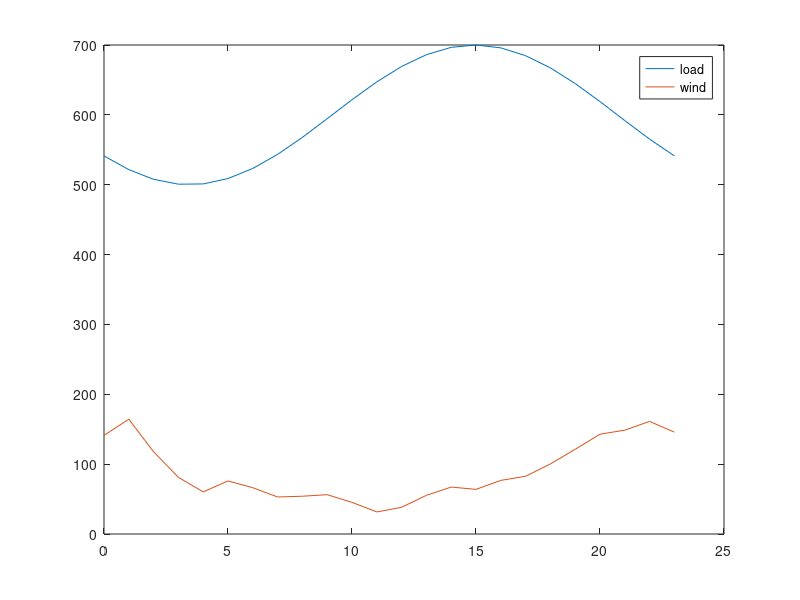

Source code (MATLAB): (Note: this script raises an error after producing the figure.)
clear all

% Runs simulation for the lifetime of the battery

%% Tunables 

life=50400; %this will need to be changed with degradation
Endlife_cap = 0.5;
Starting_cap = 1;
Simu_interval = 720; % one month for degredation interval

ESCap = 20; % MW
ESallowed = 0.8;

k_dollar_coal = 5.00; % dollar/mmbtu, 2014: 2.37, 2017: 2.22
k_dollar_gas = 2.37; % dollar/mmbtu, 2014: 5.00, 2017: 3.67

%emissions factors
k_coal = 206*0.453592; % CO2 kg/mmbtu 
k_gas = 117*0.453592; % CO2 kg/mmbtu 
k_coal_nox = 0.227*0.453592;
k_gas_nox = 0.116*0.453592;
k_coal_so2 = 0.15713*0.453592;
k_gas_so2 = 0.001*0.453592;

k_co2=[k_coal,k_coal,k_gas,k_gas]; % for heavy coal
k_nox=[k_coal_nox,k_coal_nox,k_gas_nox,k_gas_nox]; % for heavy coal
k_so2=[k_coal_so2,k_coal_so2,k_gas_so2,k_gas_so2]; % for heavy coal

k_dollar=[k_dollar_coal,k_dollar_coal,k_dollar_gas,k_dollar_gas]; % for heavy coal

Flag_wind=1; % 0 for no renewables 1 for renewables
Flag_solar=0;
t_vec = [0:23]';
load_profile = 100*sin(linspace(-0.8*pi,1.2*pi,length(t_vec)))+600;

%wind bellow
wind = Flag_wind*[141.1454209 164.3588944 117.67492 81.14462355 60.24906746 75.97386229 66.24155752 53.00033944 54.0897504 56.28039471 45.30936663 31.58459838 38.24235306 55.3985323 67.19698144 63.89313544 76.75370188 82.61862694 100.3076893 121.2392963 142.839525 148.6643123 161.1639311 145.8123442]; % wind
%solar bellow
solar = Flag_solar*[0 0 0 0 0 0 0 0 2.761714555 187.1547077 307.7808614 260.2846929 282.7520984 260.9285882 373.699438 294.5867518 181.2343721 0 0 0 0 0 0 0];

wind_profile=(wind+solar);

figure
plot(t_vec,load_profile,t_vec,wind_profile);
legend('load','wind')
fname = 'C:/filepath';
saveas(gca, fullfile(fname,'load'),'fig');

%%
up_min_vec = [12,12,4,4];
down_min_vec = [12,12,4,4];

alpha_load = 0.03;
alpha_wind = 0.05;

mpc = loadcase('case_yl9bus');
baseMVA = mpc.baseMVA;

% Change line constraints
mpc.branch(:,6) = 1000*ones(size(mpc.branch,1),1);%#of rows,adding one to that and multiplying by 1000 then changing the rateA column to that value

% Change generator limits (ineq, linear)
mpc.gen(1:4,9:10) = [340,136;300,120;80,32;80,32];

%(rows, columns)

%% Calculating coal cost curves
coef_Hunter_3 = [0.0144,21.077,9080,117483];  % Input/output curve, y(1000 Btu/h), x(MW)
x_Hunter = (10:1:100)';
y_Hunter = polyval(coef_Hunter_3,x_Hunter);

coef_Hunter_2 = polyfit(x_Hunter,y_Hunter,2);
y_Hunter_fit = polyval(coef_Hunter_2,x_Hunter);

coef_Hunter_cost = coef_Hunter_2*k_dollar_coal*10^(-3);
cost_Hunter = polyval(coef_Hunter_cost,x_Hunter);

Hunter_max = 100;

g1_max=mpc.gen(1,9);
g2_max=mpc.gen(2,9);

g1_ratio=g1_max/Hunter_max;
g2_ratio=g2_max/Hunter_max;

g1_cost=[coef_Hunter_cost(1)/g1_ratio,coef_Hunter_cost(2),coef_Hunter_cost(3)*g1_ratio];
g2_cost=[coef_Hunter_cost(1)/g2_ratio,coef_Hunter_cost(2),coef_Hunter_cost(3)*g2_ratio];

%% Calculating gas cost curves
coef_Moss_3 = [-0.0013,2.955,6561.2,662025];  % Input/output curve, y(1000 Btu/h), x(MW)
x_Moss = (10:10:750)'; % MW
y_Moss = polyval(coef_Moss_3,x_Moss); % 1000 Btu/h

coef_Moss_2 = polyfit(x_Moss,y_Moss,2); %fits a polynomial line of 2 degrees (Ax^2+Bx+C)
y_Moss_fit = polyval(coef_Moss_2,x_Moss); %uses the two polynominal line to create a new line

coef_Moss_cost = coef_Moss_2*k_dollar_gas*10^(-3);
cost_Moss = polyval(coef_Moss_cost,x_Moss);

Moss_max = 750;

g3_max=mpc.gen(3,9);
g4_max=mpc.gen(4,9);

g3_ratio=g3_max/Moss_max;
g4_ratio=g4_max/Moss_max;

g3_cost = [coef_Moss_cost(1)/g3_ratio,coef_Moss_cost(2),coef_Moss_cost(3)*g3_ratio];
g4_cost = [coef_Moss_cost(1)/g4_ratio,coef_Moss_cost(2),coef_Moss_cost(3)*g4_ratio];

%%
mpc.gencost(1,5:7) = g1_cost; 
mpc.gencost(2,5:7) = g2_cost;
mpc.gencost(3,5:7) = g3_cost;
mpc.gencost(4,5:7) = g4_cost;

%%
% Change reserve cost
Rcost = [9;10;4;4;9;10;4;4]*baseMVA;

c_on = [5.61*mpc.gen(1,9)+7.5*mpc.gen(1,9)*k_dollar_coal;5.61*mpc.gen(2,9)+7.5*mpc.gen(2,9)*k_dollar_coal;
    3.99*mpc.gen(3,9)+3.67*mpc.gen(3,9)*k_dollar_gas;3.99*mpc.gen(4,9)+3.67*mpc.gen(4,9)*k_dollar_gas]; % $ per occurance

c_off = [5.61*mpc.gen(1,9);5.61*mpc.gen(2,9);3.99*mpc.gen(3,9);3.99*mpc.gen(4,9)]; % $ per occurance
c_rES = 0.1;

mileage = 7.364;
eff=0.9;
Rinc=0.04; 
EOL_eff=1-(1-eff)*(Rinc+1);
eff_loss=(eff-EOL_eff)/life*24*30;

%% prepare

Current_cap = Starting_cap;
Current_t = 0;
tvec = [];
co2_vec = [];
so2_vec = [];
nox_vec = [];
cap_vec = [];
coal_vec=[];
gas_vec=[];
F_coal=[];
F_gas=[];
g1_nES=[];
g2_nES=[];
g3_nES=[];
g4_nES=[];
g1=[];
g2=[];
g3=[];
g4=[];
g1_vec=[];
g2_vec=[];
g3_vec=[];
g4_vec=[];
BaseLoad = 143+159+198; 

n_interval = length(t_vec);
n_generator = 4;
n_wind = 1;
n_reserve = 4;
n_ES = 1;
n_branch = 9;
n_bus = 9;

%% cost
cost_coef = mpc.gencost(1:4,5:7);
Q_gen = diag(cost_coef(:,1))*baseMVA^2; %making cost in 1st column of cost_coef into the diagonal of a 4x4
c_gen = cost_coef(:,2)*baseMVA;
c_gen_c = cost_coef(:,3);
c_reserve = Rcost(1:n_reserve)*2;

CrES = zeros(n_bus,1);
CrES(8,1) = 1; % the first one is 0.1 and the last is 1 

% power flow (eq, linear)
Bmatrix = zeros(n_bus,n_bus);
branch_info = mpc.branch;
for i = 1:n_branch
    ind_i = branch_info(i,1);
    ind_j = branch_info(i,2);
    bij = 1/branch_info(i,4);
    Bmatrix(ind_i,ind_j) = -bij;
    Bmatrix(ind_j,ind_i) = -bij;
end

Bmatrix = Bmatrix + diag(-sum(Bmatrix,2));

bus_info = mpc.bus;

Cg = zeros(n_bus,n_generator);
Cg(1,1) = 1;
Cg(2,2) = 1;
Cg(3,3) = 1;
Cg(6,4) = 1;

Cw = zeros(n_bus,n_wind);
Cw(8,1) = 1;

% generator limits (ineq, linear)
gen_limits = mpc.gen(1:4,9:10)/baseMVA;

% line constraints (ineq, linear)
Smax = mpc.branch(:,6)/baseMVA;

Bline = zeros(n_branch,n_branch);
for i = 1:n_branch
    ind_i = branch_info(i,1);
    ind_j = branch_info(i,2);
    bij = 1/branch_info(i,4);
    Bline(i,ind_i) = bij;
    Bline(i,ind_j) = -bij;
end

% prepare for cvx
Q_gen_cvx = [];
c_gen_cvx = [];
c_gen_c_cvx = [];
c_reserve_cvx = [];
c_on_cvx = [];
c_off_cvx = [];
c_rES_cvx = [];
Cg_cvx = [];
Cw_cvx = [];
CrES_cvx = [];
Bmatrix_cvx = [];
Sd_cvx = [];
gen_max_cvx = [];
gen_min_cvx = [];
wind_forecast_cvx = [];
Smax_cvx = [];
Bline_cvx = [];


for i = 1:n_interval 
    
    % Change loads
    loadamp = load_profile(i)/BaseLoad;
    mpc.bus(:,3:4) = loadamp*bus_info(:,3:4);
    Sd =mpc.bus(:,3)/baseMVA;
    
    % Change generator bounds
    wind_forecast = wind_profile(i);
    mpc.gen(5,9:10) = [wind_forecast,0]; % wind
    
    % Matrices
    Q_gen_cvx = blkdiag(Q_gen_cvx,Q_gen);
    c_gen_cvx = [c_gen_cvx;c_gen];
    c_gen_c_cvx = [c_gen_c_cvx;c_gen_c];
    c_reserve_cvx = [c_reserve_cvx;c_reserve];
    c_on_cvx = [c_on_cvx;c_on];
    c_off_cvx = [c_off_cvx;c_off];
    c_rES_cvx = [c_rES_cvx;c_rES];
    
    Cg_cvx = blkdiag(Cg_cvx,Cg);
    Cw_cvx = blkdiag(Cw_cvx,Cw);
    CrES_cvx = blkdiag(CrES_cvx,CrES);
    Bmatrix_cvx = blkdiag(Bmatrix_cvx,Bmatrix);
    Sd_cvx = [Sd_cvx;Sd];
    
    gen_max_cvx = [gen_max_cvx;gen_limits(:,1)];
    gen_min_cvx = [gen_min_cvx;gen_limits(:,2)];
    wind_forecast_cvx = [wind_forecast_cvx;wind_forecast];
    
    Smax_cvx = [Smax_cvx;Smax];
    Bline_cvx = blkdiag(Bline_cvx,Bline);
    
end

cvx_begin

variables p(n_generator*n_interval) pw(n_wind*n_interval) theta(n_bus*n_interval) r(n_reserve*n_interval)
variable u(n_generator*n_interval) binary
variable v(n_generator*n_interval) binary
variable w(n_generator*n_interval) binary

minimize (quad_form(p,Q_gen_cvx) + c_gen_cvx'*p + c_reserve_cvx'*r + c_on_cvx'*v + c_off_cvx'*w + c_gen_c_cvx'*u)

subject to
-Cg_cvx*p - Cw_cvx*pw + Bmatrix_cvx*theta + Sd_cvx == 0
p + r <= gen_max_cvx.*u
p - r >= gen_min_cvx.*u
0 <= pw <= wind_forecast_cvx/baseMVA

for i = 1:n_interval
    theta_i = theta((i-1)*n_bus+1:i*n_bus);
    u_i = u((i-1)*n_generator+1:i*n_generator);
    -Smax <= Bline*theta((i-1)*n_bus+1:i*n_bus) <= Smax
    
    theta((i-1)*n_bus+1) == 0
    r_i = r((i-1)*n_reserve+1:i*n_reserve);
    r_demand_i = alpha_wind*pw(i)+alpha_load*load_profile(i)/baseMVA;
    sum(r_i) >= r_demand_i
end

r >= 0

u_0_length = max(max(up_min_vec),max(down_min_vec))+1;
u_0 = ones(n_generator*u_0_length,1); 
u_extend = [u_0;u];

for k = 1:n_generator
    up_min = up_min_vec(k);
    down_min = down_min_vec(k);
    for i = 2:(n_interval+u_0_length)
        u_i = u_extend((i-1)*n_generator+k);
        u_iminus = u_extend((i-2)*n_generator+k);
        if (n_interval+u_0_length-i) >= down_min
            for j = 1:down_min-1
                u_j = u_extend((i-1+j)*n_generator+k);
                u_iminus - u_i + u_j <= 1
            end
        else
            for j = 1:(n_interval+u_0_length-i)
                u_j = u_extend((i-1+j)*n_generator+k);
                u_iminus - u_i + u_j <= 1
            end
        end
        if (n_interval+u_0_length-i) >= up_min
            for j = 1:up_min-1
                u_j = u_extend((i-1+j)*n_generator+k);
                -u_iminus + u_i - u_j <= 0
            end
        else
            for j = 1:(n_interval+u_0_length-i)
                u_j = u_extend((i-1+j)*n_generator+k);
                -u_iminus + u_i - u_j <= 0
            end
        end
    end
end

for i = 1:n_interval
    u_i = u((i-1)*n_generator+1:i*n_generator);
    if i == 1
        u_iminus = u_0(end-3:end);
    else
        u_iminus = u((i-2)*n_generator+1:(i-1)*n_generator);
    end
    v_i = v((i-1)*n_generator+1:i*n_generator);
    w_i = w((i-1)*n_generator+1:i*n_generator);
    -u_iminus + u_i - v_i <= 0
    u_iminus - u_i - w_i <= 0
end

cvx_end

p_noES = p;
pw_noES = pw;
r_noES = r;
u_noES = u;
v_noES = v;
w_noES = w;

d=1;

while Current_cap > Endlife_cap
    
    Current_t;
    
    if (Current_t) == 0
        Current_cap;
    else
        Current_cap = Starting_cap-(1-f_BatteryDegrade_Xu(Current_t))
    end
    tvec = [tvec;Current_t];
    cap_vec = [cap_vec;Current_cap];
    Current_t = Current_t + Simu_interval %simulation interval needs to be converted from hours to days
    
    ESavailable = ESCap*Current_cap*ESallowed/2; %%% this should just be ESCap
    maxES = ESavailable/baseMVA;
    
    
    %%
    
    clearvars p pw theta r u v w
    
    cvx_begin
    
    variables p(n_generator*n_interval) pw(n_wind*n_interval) theta(n_bus*n_interval) r(n_reserve*n_interval) rES(n_ES*n_interval)
    variable u(n_generator*n_interval) binary
    variable v(n_generator*n_interval) binary
    variable w(n_generator*n_interval) binary
    
    minimize (quad_form(p,Q_gen_cvx) + c_gen_cvx'*p + c_reserve_cvx'*r + c_on_cvx'*v + c_off_cvx'*w + c_rES_cvx'*rES + c_gen_c_cvx'*u)
    
    beta = mileage/24*(1-eff);
    eff=eff-eff_loss;
    
    subject to
    -Cg_cvx*p - Cw_cvx*pw + Bmatrix_cvx*theta + Sd_cvx + CrES_cvx*rES*beta == 0
    p + r <= gen_max_cvx.*u
    p - r >= gen_min_cvx.*u
    0 <= pw <= wind_forecast_cvx/baseMVA
    
    for i = 1:n_interval
        theta_i = theta((i-1)*n_bus+1:i*n_bus);
        u_i = u((i-1)*n_generator+1:i*n_generator);
        -Smax <= Bline*theta((i-1)*n_bus+1:i*n_bus) <= Smax
        
        theta((i-1)*n_bus+1) == 0
        r_i = r((i-1)*n_reserve+1:i*n_reserve);
        rES_i = rES((i-1)*n_ES+1:i*n_ES);
        r_demand_i = alpha_wind*pw(i)+alpha_load*load_profile(i)/baseMVA;
        sum(r_i) + sum(rES_i) >= r_demand_i
    end
    
    r >= 0
    0 <= rES <= maxES
    
    u_0_length = max(max(up_min_vec),max(down_min_vec))+1;
    u_0 = ones(n_generator*u_0_length,1);
    u_extend = [u_0;u];
    for k = 1:n_generator
        up_min = up_min_vec(k);
        down_min = down_min_vec(k);
        for i = 2:(n_interval+u_0_length)
            u_i = u_extend((i-1)*n_generator+k);
            u_iminus = u_extend((i-2)*n_generator+k);
            if (n_interval+u_0_length-i) >= down_min
                for j = 1:down_min-1
                    u_j = u_extend((i-1+j)*n_generator+k);
                    u_iminus - u_i + u_j <= 1
                end
            else
                for j = 1:(n_interval+u_0_length-i)
                    u_j = u_extend((i-1+j)*n_generator+k);
                    u_iminus - u_i + u_j <= 1;
                end
            end
            if (n_interval+u_0_length-i) >= up_min
                for j = 1:up_min-1
                    u_j = u_extend((i-1+j)*n_generator+k);
                    -u_iminus + u_i - u_j <= 0
                end
            else
                for j = 1:(n_interval+u_0_length-i)
                    u_j = u_extend((i-1+j)*n_generator+k);
                    -u_iminus + u_i - u_j <= 0
                end
            end
        end
    end
    
    for i = 1:n_interval
        u_i = u((i-1)*n_generator+1:i*n_generator);
        if i == 1
            u_iminus = u_0(end-3:end);
        else
            u_iminus = u((i-2)*n_generator+1:(i-1)*n_generator);
        end
        v_i = v((i-1)*n_generator+1:i*n_generator);
        w_i = w((i-1)*n_generator+1:i*n_generator);
        -u_iminus + u_i - v_i <= 0
        u_iminus - u_i - w_i <= 0
    end
    
    cvx_end
    
    
    for i = 1:n_interval
        
        p_i = p_noES((i-1)*n_generator+1:i*n_generator);%generation
        p1_noES(i,1) = p_i(1);
        p2_noES(i,1) = p_i(2);
        p3_noES(i,1) = p_i(3);
        p4_noES(i,1) = p_i(4);
        
        u_i = u_noES((i-1)*n_generator+1:i*n_generator);
        u1_noES(i,1) = u_i(1);
        u2_noES(i,1) = u_i(2);
        u3_noES(i,1) = u_i(3);
        u4_noES(i,1) = u_i(4);
        
        r_i = r_noES((i-1)*n_generator+1:i*n_generator);%reserves
        r1_noES(i,1) = r_i(1);
        r2_noES(i,1) = r_i(2);
        r3_noES(i,1) = r_i(3);
        r4_noES(i,1) = r_i(4);
        
    end
    
    for i = 1:n_interval
        
        p_i = p((i-1)*n_generator+1:i*n_generator);
        p1(i,1) = p_i(1);
        p2(i,1) = p_i(2);
        p3(i,1) = p_i(3);
        p4(i,1) = p_i(4);
        
        u_i = u((i-1)*n_generator+1:i*n_generator);
        u1(i,1) = u_i(1);
        u2(i,1) = u_i(2);
        u3(i,1) = u_i(3);
        u4(i,1) = u_i(4);
        
        r_i = r((i-1)*n_generator+1:i*n_generator);
        r1(i,1) = r_i(1);
        r2(i,1) = r_i(2);
        r3(i,1) = r_i(3);
        r4(i,1) = r_i(4);
        
    end
    
    if (Current_t)==720
    figure 
    subplot(3,2,1)
    plot(t_vec,p1_noES*baseMVA,'-o',t_vec,p1*baseMVA,'--x','MarkerSize',3)
    hline = refline([0 136]);
    hline.Color='k';
    hline.LineStyle='--';
    hline = refline([0 340]);
    hline.Color='k';
    hline.LineStyle='--';
    legend('w/o ES','w ES','Location','northoutside','Orientation','Horizontal')
    xlim([0,23])

    ylabel('G1 MW (Coal)')
    subplot(3,2,2)
    plot(t_vec,p2_noES*baseMVA,'-o',t_vec,p2*baseMVA,'--x','MarkerSize',3)
    hline = refline([0 120]);
    hline.LineStyle='--';
    hline.Color='k';
    hline = refline([0 300]);
    hline.LineStyle='--';
    hline.Color='k';
    xlim([0,23])

    ylabel('G2 MW (Coal)')
    subplot(3,2,3)
    plot(t_vec,p3_noES*baseMVA,'-o',t_vec,p3*baseMVA,'--x','MarkerSize',3)
    hline = refline([0 80]);
    hline.LineStyle='--';
    hline.Color='k';
    hline = refline([0 32]);
    hline.LineStyle='--';
    hline.Color='k';
    xlim([0,23])

    ylabel('G3 MW (NG)')
    subplot(3,2,4)
    plot(t_vec,p4_noES*baseMVA,'-o',t_vec,p4*baseMVA,'--x','MarkerSize',3)
    hline = refline([0 80]);
    hline.LineStyle='--';
    hline.Color='k';
    hline = refline([0 32]);
    hline.LineStyle='--';
    hline.Color='k';
    xlim([0,23])

    ylabel('G4 MW (NG)')
    subplot(3,2,5)
    plot(t_vec,pw_noES*baseMVA,'-o',t_vec,pw*baseMVA,'--x','MarkerSize',3)
    xlim([0,23])

    ylabel('Renewable MW')
    xlabel('Hours')
    saveas(gca, fullfile(fname,'Dispatch_Init'),'fig');

    figure %7
    subplot(3,2,1)
    plot(t_vec,r1_noES*baseMVA,'-o',t_vec,r1*baseMVA,'--x','MarkerSize',3)
    legend('w/o ES','w ES','Location','northoutside','Orientation','Horizontal')
    title('Reserve dispatch (MW)')
    xlim([0,23])

    ylabel('G1 MW (Coal)')
    subplot(3,2,2)
    plot(t_vec,r2_noES*baseMVA,'-o',t_vec,r2*baseMVA,'--x','MarkerSize',3)
    xlim([0,23])

    ylabel('G2 MW (Coal)')
    subplot(3,2,3)
    plot(t_vec,r3_noES*baseMVA,'-o',t_vec,r3*baseMVA,'--x','MarkerSize',3)
    xlim([0,23])

    ylabel('G3 MW (NG)')
    subplot(3,2,4)
    plot(t_vec,r4_noES*baseMVA,'-o',t_vec,r4*baseMVA,'--x','MarkerSize',3)
    xlim([0,23])

    ylabel('G4 MW (NG)')
    subplot(3,2,5)
    plot(t_vec,zeros(length(t_vec),1),'-o',t_vec,rES*baseMVA,'--x','MarkerSize',3)
    xlim([0,23])

    ylabel('Battery MW')
    xlabel('Hours')
    saveas(gca, fullfile(fname,'Reserve_Init'),'fig');
    end
    
    co2_total_noES = [];
    so2_total_noES = [];
    nox_total_noES = [];
    cost_p_noES = [];
    cost_r_noES = [];
    cost_total_noES = [];
    gen1=[];
    gen2=[];
    gen3=[];
    gen4=[];
    gen1_noES=[];
    gen2_noES=[];
    gen3_noES=[];
    gen4_noES=[];
    Fuel_coal_noES = [];
    Fuel_gas_noES = [];
    
    for i = 1:length(t_vec)
        
        p_1 = p1_noES(i)*baseMVA;
        p_2 = p2_noES(i)*baseMVA;
        p_3 = p3_noES(i)*baseMVA;
        p_4 = p4_noES(i)*baseMVA;
        
        gen1_nES(i)=p_1;
        gen2_nES(i)=p_2;
        gen3_nES(i)=p_3;
        gen4_nES(i)=p_4;
                
        cost_1 = polyval(mpc.gencost(1,5:7),p_1);
        cost_2 = polyval(mpc.gencost(2,5:7),p_2);
        cost_3 = polyval(mpc.gencost(3,5:7),p_3);
        cost_4 = polyval(mpc.gencost(4,5:7),p_4);
        
        cost_p_noES(i,1) = cost_1 + cost_2 + cost_3 + cost_4;
        
        r_i = r_noES((i-1)*n_reserve+1:i*n_reserve);
        cost_r_noES(i,1) = c_reserve'*r_i;
        
        cost_total_noES(i,1) = cost_p_noES(i,1) + cost_r_noES(i,1);
        
        Fuel1 = cost_1/k_dollar(1,1); %MMBtu
        Fuel2 = cost_2/k_dollar(1,2);
        Fuel3 = cost_3/k_dollar(1,3);
        Fuel4 = cost_4/k_dollar(1,4);
        
        co2_1 = cost_1/k_dollar(1,1)*k_co2(1,1);
        co2_2 = cost_2/k_dollar(1,2)*k_co2(1,2);
        co2_3 = cost_3/k_dollar(1,3)*k_co2(1,3);
        co2_4 = cost_4/k_dollar(1,4)*k_co2(1,4);
        
        so2_1 = cost_1/k_dollar(1,1)*k_so2(1,1);
        so2_2 = cost_2/k_dollar(1,2)*k_so2(1,2);
        so2_3 = cost_3/k_dollar(1,3)*k_so2(1,3);
        so2_4 = cost_4/k_dollar(1,4)*k_so2(1,4);
        
        nox_1 = cost_1/k_dollar(1,1)*k_nox(1,1);
        nox_2 = cost_2/k_dollar(1,2)*k_nox(1,2);
        nox_3 = cost_3/k_dollar(1,3)*k_nox(1,3);
        nox_4 = cost_4/k_dollar(1,4)*k_nox(1,4);
        
        if (p_1<1)
            Fuel1=0;
            co2_1=0;
            so2_1=0;
            nox_1=0;
        end
        if (p_2<1)
            Fuel2=0;
            co2_2=0;
            so2_2=0;
            nox_2=0;
        end
        if (p_3<1)
            Fuel3=0;
            co2_3=0;
            so2_3=0;
            nox_3=0;
        end
        if (p_4<1)
            Fuel4=0;
            co2_4=0;
            so2_4=0;
            nox_4=0;
        end
        
        co2_p = co2_1+co2_2+co2_3+co2_4;
        so2_p = so2_1+so2_2+so2_3+so2_4;
        nox_p = nox_1+nox_2+nox_3+nox_4;
        
        coal_p = Fuel1+Fuel2;
        gas_p = Fuel3 + Fuel4;
        
        co2_total_noES(i,1) = co2_p; %represents a day's worth of emissions
        so2_total_noES(i,1) = so2_p; %represents a day's worth of emissions
        nox_total_noES(i,1) = nox_p; %represents a day's worth of emissions
        Fuel_coal_noES(i,1) = coal_p;
        Fuel_gas_noES(i,1) = gas_p;
        Fuel_G1_noES(i,1) = Fuel1;
        Fuel_G2_noES(i,1) = Fuel2;
        Fuel_G3_noES(i,1) = Fuel3;
        Fuel_G4_noES(i,1) = Fuel4;
    end
    
    g1_nES(d)=sum(gen1_nES);
    g2_nES(d)=sum(gen2_nES);
    g3_nES(d)=sum(gen3_nES);
    g4_nES(d)=sum(gen4_nES);
    f1_nES(d)=sum(Fuel_G1_noES);
    f2_nES(d)=sum(Fuel_G2_noES);
    f3_nES(d)=sum(Fuel_G3_noES);
    f4_nES(d)=sum(Fuel_G4_noES);
    
    co2_total = [];
    so2_total = [];
    nox_total = [];
    cost_p = [];
    cost_r = [];
    cost_total = [];
    Fuel_coal = [];
    Fuel_gas = [];

    
    for i = 1:length(t_vec)
        
        p_1 = p1(i)*baseMVA;
        p_2 = p2(i)*baseMVA;
        p_3 = p3(i)*baseMVA;
        p_4 = p4(i)*baseMVA;
        
        gen1(i)=p_1;
        gen2(i)=p_2;
        gen3(i)=p_3;
        gen4(i)=p_4;
        
        cost_1 = polyval(mpc.gencost(1,5:7),p_1);
        cost_2 = polyval(mpc.gencost(2,5:7),p_2);
        cost_3 = polyval(mpc.gencost(3,5:7),p_3);
        cost_4 = polyval(mpc.gencost(4,5:7),p_4);
        
        cost_p(i,1) = cost_1 + cost_2 + cost_3 + cost_4;
        
        r_i = r((i-1)*n_reserve+1:i*n_reserve);
        cost_r(i,1) = c_reserve'*r_i;
        
        cost_total(i,1) = cost_p(i,1) + cost_r(i,1);
        
        co2_1 = cost_1/k_dollar(1,1)*k_co2(1,1);
        co2_2 = cost_2/k_dollar(1,2)*k_co2(1,2);
        co2_3 = cost_3/k_dollar(1,3)*k_co2(1,3);
        co2_4 = cost_4/k_dollar(1,4)*k_co2(1,4);
        
        so2_1 = cost_1/k_dollar(1,1)*k_so2(1,1);
        so2_2 = cost_2/k_dollar(1,2)*k_so2(1,2);
        so2_3 = cost_3/k_dollar(1,3)*k_so2(1,3);
        so2_4 = cost_4/k_dollar(1,4)*k_so2(1,4);
        
        nox_1 = cost_1/k_dollar(1,1)*k_nox(1,1);
        nox_2 = cost_2/k_dollar(1,2)*k_nox(1,2);
        nox_3 = cost_3/k_dollar(1,3)*k_nox(1,3);
        nox_4 = cost_4/k_dollar(1,4)*k_nox(1,4);
        
        Fuel1 = cost_1/k_dollar(1,1); %MMBtu
        Fuel2 = cost_2/k_dollar(1,2);
        Fuel3 = cost_3/k_dollar(1,3);
        Fuel4 = cost_4/k_dollar(1,4);
        
        if (p_1<1)
            Fuel1=0;
            co2_1=0;
            so2_1=0;
            nox_1=0;
        end
        if (p_2<1)
            Fuel2=0;
            co2_2=0;
            so2_2=0;
            nox_2=0;
        end
        if (p_3<1)
            Fuel3=0;
            co2_3=0;
            so2_3=0;
            nox_3=0;
        end
        if (p_4<1)
            Fuel4=0;
            co2_4=0;
            so2_4=0;
            nox_4=0;
        end
        
        co2_p = co2_1+co2_2+co2_3+co2_4;
        so2_p = so2_1+so2_2+so2_3+so2_4;
        nox_p = nox_1+nox_2+nox_3+nox_4;
        
        coal_p = Fuel1+Fuel2;
        gas_p = Fuel3 + Fuel4; 

        co2_total(i,1) = co2_p;
        so2_total(i,1) = so2_p;
        nox_total(i,1) = nox_p;
        Fuel_coal(i,1) = coal_p;
        Fuel_gas(i,1) = gas_p;
        Fuel_G1(i,1) = Fuel1;
        Fuel_G2(i,1) = Fuel2;
        Fuel_G3(i,1) = Fuel3;
        Fuel_G4(i,1) = Fuel4;
        

    end
    
    g1(d)=sum(gen1);
    g2(d)=sum(gen2);
    g3(d)=sum(gen3);
    g4(d)=sum(gen4);
    f1(d)=sum(Fuel_G1);
    f2(d)=sum(Fuel_G2);
    f3(d)=sum(Fuel_G3);
    f4(d)=sum(Fuel_G4);
    d=d+1;
    
    F_coal_delta = sum(Fuel_coal)-sum(Fuel_coal_noES); %total for one day in each month
    F_gas_delta = sum(Fuel_gas)-sum(Fuel_gas_noES); %total for one day in each month
    co2_delta = sum(co2_total) - sum(co2_total_noES);
    so2_delta = sum(so2_total) - sum(so2_total_noES);
    nox_delta = sum(nox_total) - sum(nox_total_noES);
    g1_delta=sum(g1)-sum(g1_nES);
    g2_delta=sum(g2)-sum(g2_nES);
    g3_delta=sum(g3)-sum(g3_nES);
    g4_delta = sum(g4)-sum(g4_nES);
    
    coal_vec = [coal_vec;F_coal_delta];
    gas_vec = [gas_vec;F_gas_delta];
    co2_vec = [co2_vec;co2_delta];
    so2_vec = [so2_vec;so2_delta];
    nox_vec = [nox_vec;nox_delta];% positive if ES increased emissions
    g1_vec = [g1_vec;g1_delta];
    g2_vec = [g2_vec;g2_delta];
    g3_vec = [g3_vec;g3_delta];
    g4_vec = [g4_vec;g4_delta];
 
    curt_ES = sum(pw*baseMVA)/sum(wind_profile)
    curt_noES = sum(pw_noES*baseMVA)/sum(wind_profile)

    if (Current_t)==720
    figure 
    subplot(2,2,1)
    plot(t_vec,Fuel_G1_noES,'-o',t_vec,Fuel_G1,'--x','MarkerSize',3)
    legend('w/o ES','w ES','Location','northoutside','Orientation','Horizontal')
    title('Fuel (MMBtu)')
    xlim([0,23])
    ylabel('G1 MMBtu (Coal)')
    
    subplot(2,2,2)
    plot(t_vec,Fuel_G2_noES,'-o',t_vec,Fuel_G2,'--x','MarkerSize',3)
    xlim([0,23])
    ylabel('G2 MMBtu (Coal)')
    
    subplot(2,2,3)
    plot(t_vec,Fuel_G3_noES,'-o',t_vec,Fuel_G3,'--x','MarkerSize',3)
    xlim([0,23])
    ylabel('G3 MMBtu (NG)')
    
    subplot(2,2,4)
    plot(t_vec,Fuel_G4_noES,'-o',t_vec,Fuel_G4,'--x','MarkerSize',3)
    xlim([0,23])
    ylabel('G4 MMBtu (NG)')
    saveas(gca, fullfile(fname,'Fuel_Init'),'fig');
    end
end
%%

    figure 
    subplot(3,2,1)
    plot(t_vec,p1_noES*baseMVA,'-o',t_vec,p1*baseMVA,'--x','MarkerSize',3)
    legend('w/o ES','w ES','Location','northoutside','Orientation','Horizontal')
    title('Generator dispatch (MW)')
    hline = refline([0 136]);
    hline.Color='k';
    hline.LineStyle='--';
    hline = refline([0 340]);
    hline.Color='k';
    hline.LineStyle='--';
    xlim([0,23])
    ylabel('G1 MW (Coal)')
    
    subplot(3,2,2)
    plot(t_vec,p2_noES*baseMVA,'-o',t_vec,p2*baseMVA,'--x','MarkerSize',3)
    xlim([0,23])
    hline = refline([0 120]);
    hline.LineStyle='--';
    hline.Color='k';
    hline = refline([0 300]);
    hline.LineStyle='--';
    hline.Color='k';
    ylabel('G2 MW (Coal)')
    
    subplot(3,2,3)
    plot(t_vec,p3_noES*baseMVA,'-o',t_vec,p3*baseMVA,'--x','MarkerSize',3)
    xlim([0,23])
    hline = refline([0 80]);
    hline.LineStyle='--';
    hline.Color='k';
    hline = refline([0 32]);
    hline.LineStyle='--';
    hline.Color='k';
    ylabel('G3 MW (NG)')
    xlabel('Hours')
    
    subplot(3,2,4)
    plot(t_vec,p4_noES*baseMVA,'-o',t_vec,p4*baseMVA,'--x','MarkerSize',3)
    hline = refline([0 80]);
    hline.LineStyle='--';
    hline.Color='k';
    hline = refline([0 32]);
    hline.LineStyle='--';
    hline.Color='k';
    xlim([0,23])
    ylabel('G4 MW (NG)')
    xlabel('Hours')
    
    subplot(3,2,5)
    plot(t_vec,pw_noES*baseMVA,'-o',t_vec,pw*baseMVA,'--x','MarkerSize',3)
    xlim([0,23])
    ylabel('Renewable MW')
    xlabel('Hours')
    saveas(gca, fullfile(fname,'Dispatch_Final'),'fig');
   
 
    figure
    subplot(3,2,1)
    plot(t_vec,r1_noES*baseMVA,'-o',t_vec,r1*baseMVA,'--x','MarkerSize',3)
    legend('w/o ES','w ES','Location','northoutside','Orientation','Horizontal')
    title('Reserve dispatch (MW)')
    xlim([0,23])
    ylabel('G1 MW (Coal)')
    
    subplot(3,2,2)
    plot(t_vec,r2_noES*baseMVA,'-o',t_vec,r2*baseMVA,'--x','MarkerSize',3)
    xlim([0,23])
    ylabel('G2 MW (Coal)')
    
    subplot(3,2,3)
    plot(t_vec,r3_noES*baseMVA,'-o',t_vec,r3*baseMVA,'--x','MarkerSize',3)
    xlim([0,23])
    ylabel('G3 MW (NG)')
    
    subplot(3,2,4)
    plot(t_vec,r4_noES*baseMVA,'-o',t_vec,r4*baseMVA,'--x','MarkerSize',3)
    xlim([0,23])
    ylabel('G4 MW (NG)')
    
    subplot(3,2,5)
    plot(t_vec,zeros(length(t_vec),1),'-o',t_vec,rES*baseMVA,'--x','MarkerSize',3)
    xlim([0,23])
    ylabel('Battery MW')
    xlabel('Hours')
    saveas(gca, fullfile(fname,'Reserves_Final'),'fig');

total_co2 = sum(30*co2_vec)
total_so2 = sum(30*so2_vec)
total_nox = sum(30*nox_vec)
total_coal = sum(30*coal_vec)
total_gas = sum(30*gas_vec)
total_coal_MW=30*(sum(g1_vec)+sum(g2_vec))
total_gas_MW=30*(sum(g3_vec)+sum(g4_vec))

label={'PriceSwap_Coal_W'};
impacts(1,:)=[total_co2,total_so2,total_nox,total_gas,total_coal,total_gas_MW,total_coal_MW];
xlswrite('impacts_Xu.xlsx',label,1,'A14')
xlswrite('impacts_Xu.xlsx',impacts,1,'B14')

%%
figure
plot(tvec,co2_vec,'-o','MarkerSize',4) 
xlabel('Hours')
ylabel('CO_2 (kg)')
saveas(gca, fullfile(fname,'CO2'),'fig');

figure
plot(tvec,coal_vec,'-o',tvec,gas_vec,'-o','MarkerSize',4)
xlabel('Hours')
ylabel('Fuel (mmBtu)')
legend('Coal','Gas')
saveas(gca, fullfile(fname,'Fuel'),'fig');

figure
plot(tvec/24/30,g1,'-o',tvec/24/30,g2,'-o',tvec/24/30,g3,'-o',tvec/24/30,g4,'-o','MarkerSize',4)
legend('g1','g2','g3','g4')
xlabel('Months')
ylabel('Generation (MWh)')
saveas(gca, fullfile(fname,'Gen_ES'),'fig');

figure
plot(tvec/24/30,g1_nES,'-o',tvec/24/30,g2_nES,'-o',tvec/24/30,g3_nES,'-o',tvec/24/30,g4_nES,'-o','MarkerSize',4)
legend('g1_nES','g2_nES','g3_nES','g4_nES')
xlabel('Months')
ylabel('Generation (MWh)')
saveas(gca, fullfile(fname,'Gen_noES'),'fig');
